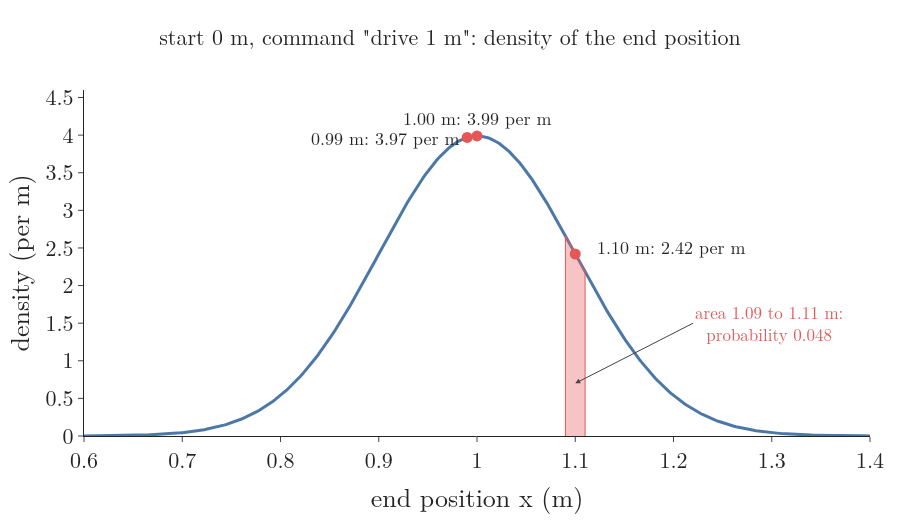

Here is the Python script that generated this plot:
"""Command "drive 1 m straight", end position spread with standard deviation 0.1 m. The density is highest at 1 m
(3.99 per m); at 1.1 m it is 2.42 per m and at 0.99 m 3.97 per m. Run: python one_meter.py -> one_meter.png"""
from pathlib import Path

import numpy as np
import plotly.graph_objects as go
from gifkit import BLUE, FONT, GREY, RED

here = Path(__file__).parent
s = 0.1
f = lambda x: np.exp(-0.5 * ((x - 1) / s) ** 2) / np.sqrt(2 * np.pi * s * s)
assert abs(f(1.1) - 2.420) < 1e-3 and abs(f(0.99) - 3.970) < 1e-3
x = np.linspace(0.6, 1.4, 400)
fig = go.Figure(go.Scatter(x=x, y=f(x), mode="lines", line=dict(color=BLUE, width=3)))
xs = np.linspace(1.095, 1.105, 5)
fig.add_trace(go.Scatter(x=[1.09, 1.09, 1.11, 1.11], y=[0, f(1.09), f(1.11), 0], fill="toself", mode="lines",
                         line=dict(color=RED, width=1), fillcolor="rgba(228,87,86,0.35)"))
for q, lab, pos in [(1.0, "1.00 m: 3.99 per m", "top"), (0.99, "0.99 m: 3.97 per m", "left"),
                    (1.1, "1.10 m: 2.42 per m", "right")]:
    fig.add_trace(go.Scatter(x=[q], y=[f(q)], mode="markers", marker=dict(size=11, color=RED)))
fig.add_annotation(x=1.0, y=f(1.0) + 0.25, text="1.00 m: 3.99 per m", showarrow=False, font=dict(size=18))
fig.add_annotation(x=0.985, y=f(0.99), text="0.99 m: 3.97 per m", showarrow=False, xanchor="right",
                   font=dict(size=18))
fig.add_annotation(x=1.12, y=f(1.1) + 0.1, text="1.10 m: 2.42 per m", showarrow=False, xanchor="left",
                   font=dict(size=18))
fig.add_annotation(x=1.1, y=0.7, ax=1.22, ay=1.5, axref="x", ayref="y", text="area 1.09 to 1.11 m:<br>probability 0.048",
                   showarrow=True, arrowhead=2, xanchor="left", font=dict(size=17, color=RED))
fig.update_xaxes(title="end position x (m)", range=[0.6, 1.4], dtick=0.1)
fig.update_yaxes(title="density (per m)", range=[0, 4.6])
fig.update_layout(template="simple_white", width=900, height=520, font=FONT, showlegend=False,
                  margin=dict(l=80, r=30, t=90, b=70),
                  title=dict(text='start 0 m, command "drive 1 m": density of the end position', x=0.5,
                             font=dict(size=22)))
fig.write_image(here / "one_meter.png")
